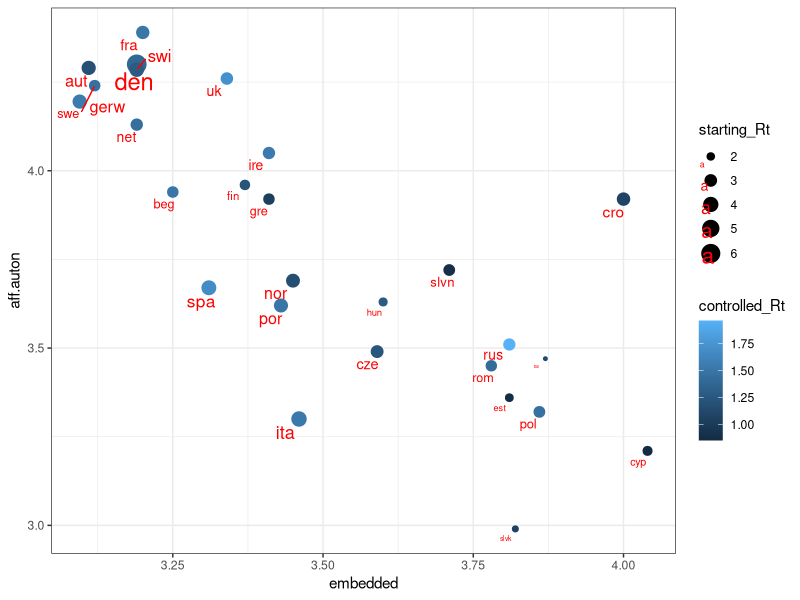
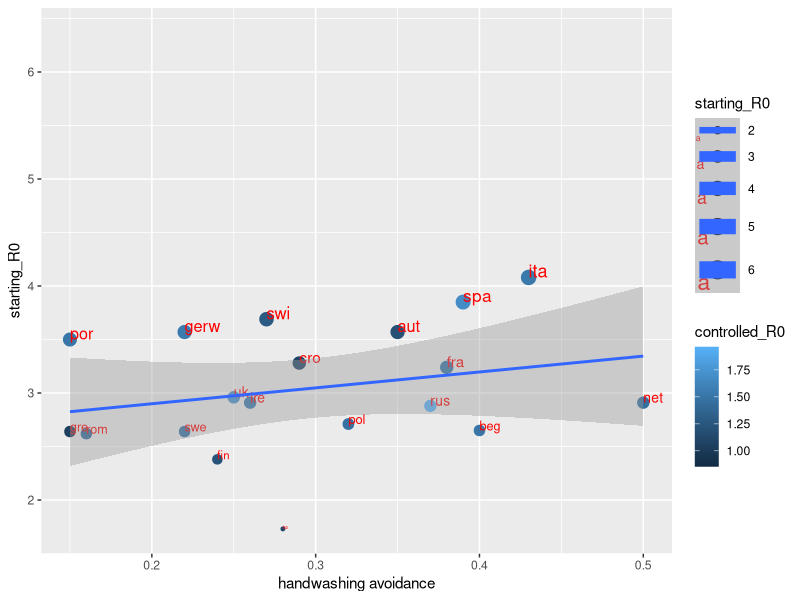

The R script that drew these images, in order:
## ---- chunk 1
knitr::opts_chunk$set(echo = TRUE)
library(tidyverse)
## ---- chunk 2
library(tidyverse)
library("ggrepel")

## ---- chunk 3
cult_covid=read.csv("cultvalue_covid_eu.csv")
cult_covid$control=cult_covid$maxi/cult_covid$mediana
#colnames(cult_covid)

model=lm( control~harmony+embedded+hierarchy+mastery+aff.auton+intel.auton+egalitar+Handwashing , data = cult_covid)
#summary(model)
model_m=lm( maxi~harmony+embedded+hierarchy+mastery+aff.auton+intel.auton+egalitar+Handwashing , data = cult_covid)
#summary(model_m)
model_med=lm( mediana~harmony+embedded+hierarchy+mastery+aff.auton+intel.auton+egalitar+Handwashing , data = cult_covid)
#summary(model_med)

model_sred=lm( srednia~harmony+embedded+hierarchy+mastery+aff.auton+intel.auton+egalitar+Handwashing , data = cult_covid)
#summary(model_sred)

model_h=lm( control~harmony+embedded+hierarchy+mastery+aff.auton+intel.auton+egalitar, data = cult_covid)
#summary(model_h)

model_m=lm( maxi~harmony+embedded+hierarchy+mastery+aff.auton+intel.auton+egalitar , data = cult_covid)
#summary(model_m)
model_med=lm( mediana~harmony+embedded+hierarchy+mastery+aff.auton+intel.auton+egalitar , data = cult_covid)
#summary(model_med)
cult_covid$controlled_R0=cult_covid$srednia
cult_covid$starting_R0=cult_covid$maxi

## ---- chunk 4
model_controlled=lm(controlled_R0~harmony+embedded+hierarchy+mastery+aff.auton+intel.auton+egalitar, data = cult_covid)
summary(model_controlled)

## ---- chunk 5

cult_covid$controlled_Rt=cult_covid$controlled_R0
cult_covid$starting_Rt=cult_covid$starting_R0

pl <- ggplot(cult_covid, aes(embedded, aff.auton, size=starting_Rt, color=controlled_Rt)) + theme_bw()+
  geom_point() + xlab("embedded") +
geom_text_repel(aes(label=country_code),hjust=0, vjust=0, color="red")
pl

## ---- chunk 6


pl <- ggplot(cult_covid, aes(Handwashing, starting_R0, size=starting_R0, color=controlled_R0)) +
  geom_point() + xlab("handwashing avoidance") +geom_text(aes(label=country_code),hjust=0, vjust=0, color="red")+ geom_smooth(method = "lm")
pl

